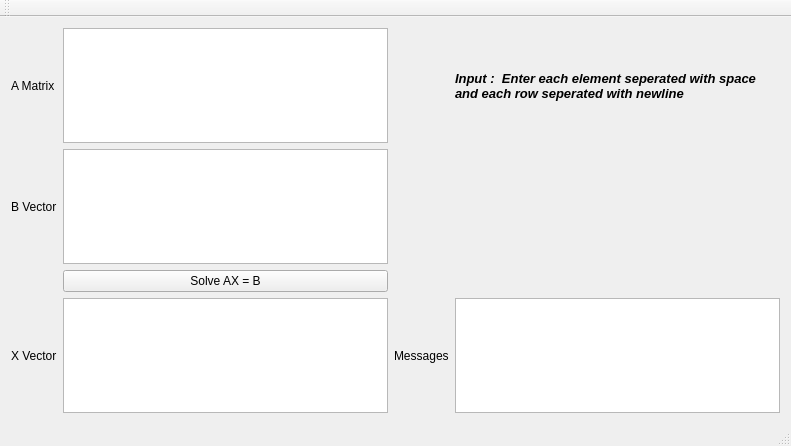
<?xml version="1.0" encoding="UTF-8"?>
<ui version="4.0">
 <class>MainWindow</class>
 <widget class="QMainWindow" name="MainWindow">
  <property name="geometry">
   <rect>
    <x>0</x>
    <y>0</y>
    <width>791</width>
    <height>446</height>
   </rect>
  </property>
  <property name="windowTitle">
   <string>MainWindow</string>
  </property>
  <widget class="QWidget" name="centralWidget">
   <layout class="QGridLayout" name="gridLayout_2">
    <item row="0" column="1">
     <widget class="QPlainTextEdit" name="aMatrix">
      <property name="whatsThis">
       <string/>
      </property>
      <property name="accessibleName">
       <string/>
      </property>
      <property name="autoFillBackground">
       <bool>false</bool>
      </property>
      <property name="plainText">
       <string/>
      </property>
     </widget>
    </item>
    <item row="0" column="0">
     <widget class="QLabel" name="label">
      <property name="font">
       <font>
        <weight>50</weight>
        <bold>false</bold>
       </font>
      </property>
      <property name="text">
       <string>A Matrix</string>
      </property>
     </widget>
    </item>
    <item row="1" column="1">
     <widget class="QPlainTextEdit" name="bVector">
      <property name="plainText">
       <string/>
      </property>
     </widget>
    </item>
    <item row="2" column="1">
     <widget class="QPushButton" name="solveButton">
      <property name="font">
       <font>
        <weight>50</weight>
        <bold>false</bold>
       </font>
      </property>
      <property name="text">
       <string>Solve AX = B</string>
      </property>
     </widget>
    </item>
    <item row="0" column="3">
     <widget class="QLabel" name="label_5">
      <property name="font">
       <font>
        <pointsize>10</pointsize>
        <weight>75</weight>
        <italic>true</italic>
        <bold>true</bold>
       </font>
      </property>
      <property name="text">
       <string>Input :  Enter each element seperated with space and each row seperated with newline</string>
      </property>
      <property name="wordWrap">
       <bool>true</bool>
      </property>
     </widget>
    </item>
    <item row="3" column="0">
     <widget class="QLabel" name="label_3">
      <property name="font">
       <font>
        <weight>50</weight>
        <bold>false</bold>
       </font>
      </property>
      <property name="text">
       <string>X Vector</string>
      </property>
     </widget>
    </item>
    <item row="3" column="1">
     <widget class="QTextEdit" name="xResult">
      <property name="readOnly">
       <bool>true</bool>
      </property>
     </widget>
    </item>
    <item row="1" column="0">
     <widget class="QLabel" name="label_2">
      <property name="font">
       <font>
        <weight>50</weight>
        <bold>false</bold>
       </font>
      </property>
      <property name="text">
       <string>B Vector</string>
      </property>
     </widget>
    </item>
    <item row="3" column="3">
     <widget class="QTextEdit" name="errorText">
      <property name="readOnly">
       <bool>true</bool>
      </property>
     </widget>
    </item>
    <item row="3" column="2">
     <widget class="QLabel" name="label_4">
      <property name="font">
       <font>
        <weight>50</weight>
        <bold>false</bold>
       </font>
      </property>
      <property name="text">
       <string>Messages</string>
      </property>
     </widget>
    </item>
   </layout>
  </widget>
  <widget class="QToolBar" name="mainToolBar">
   <attribute name="toolBarArea">
    <enum>TopToolBarArea</enum>
   </attribute>
   <attribute name="toolBarBreak">
    <bool>false</bool>
   </attribute>
  </widget>
  <widget class="QStatusBar" name="statusBar"/>
  <widget class="QMenuBar" name="menuBar">
   <property name="geometry">
    <rect>
     <x>0</x>
     <y>0</y>
     <width>791</width>
     <height>22</height>
    </rect>
   </property>
  </widget>
 </widget>
 <layoutdefault spacing="6" margin="11"/>
 <resources/>
 <connections/>
</ui>
